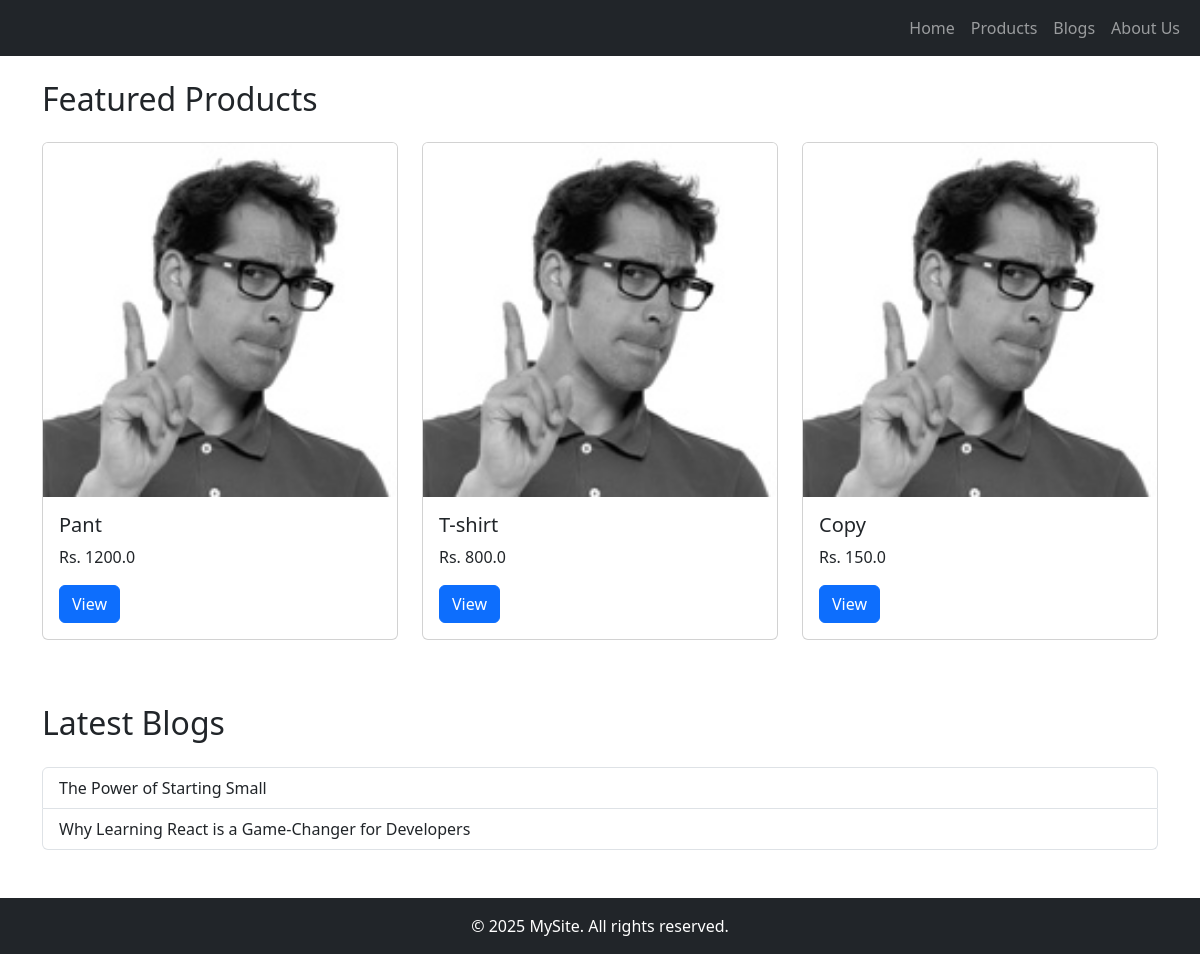
/, run on an earlier commit of the app's database.
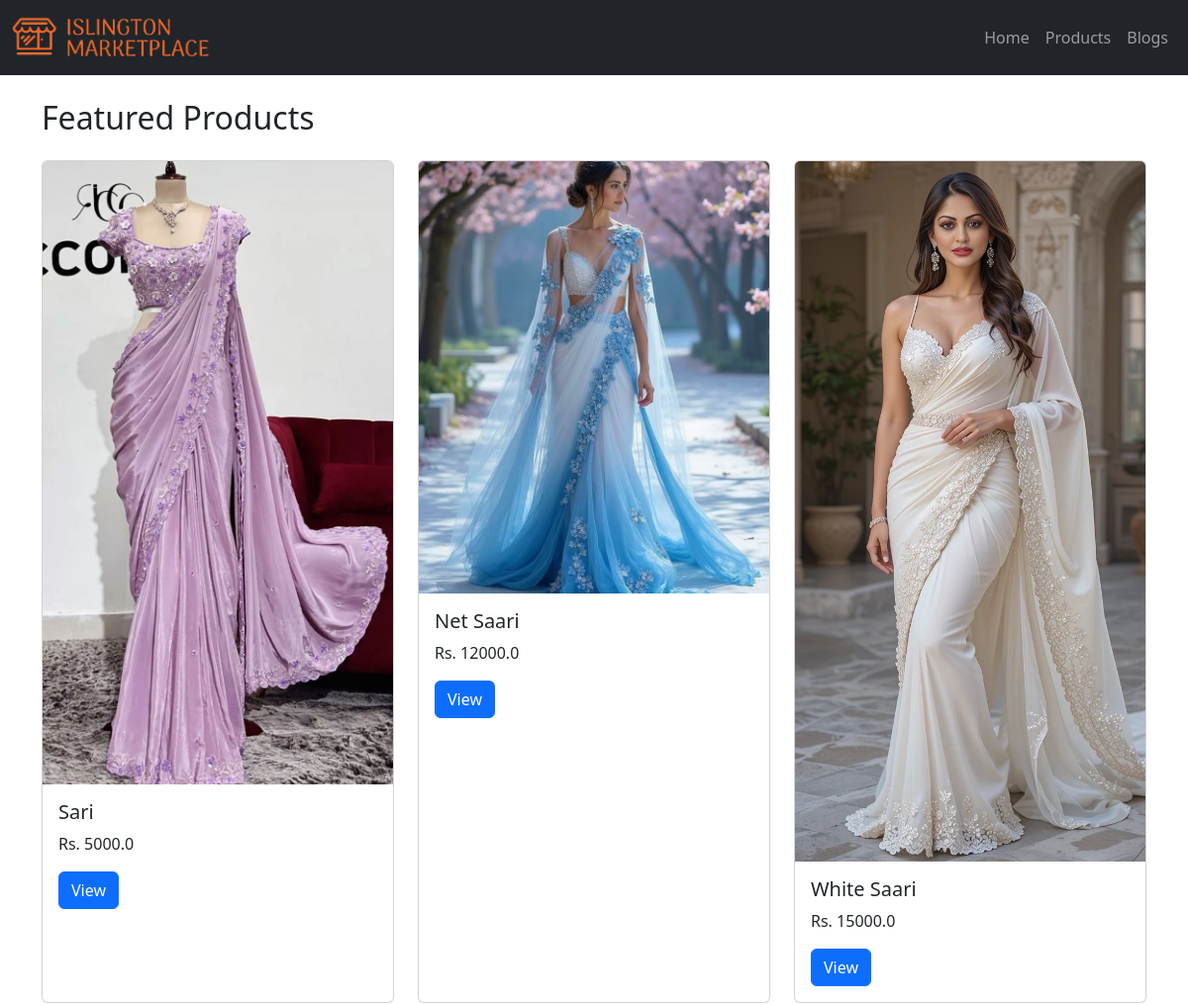
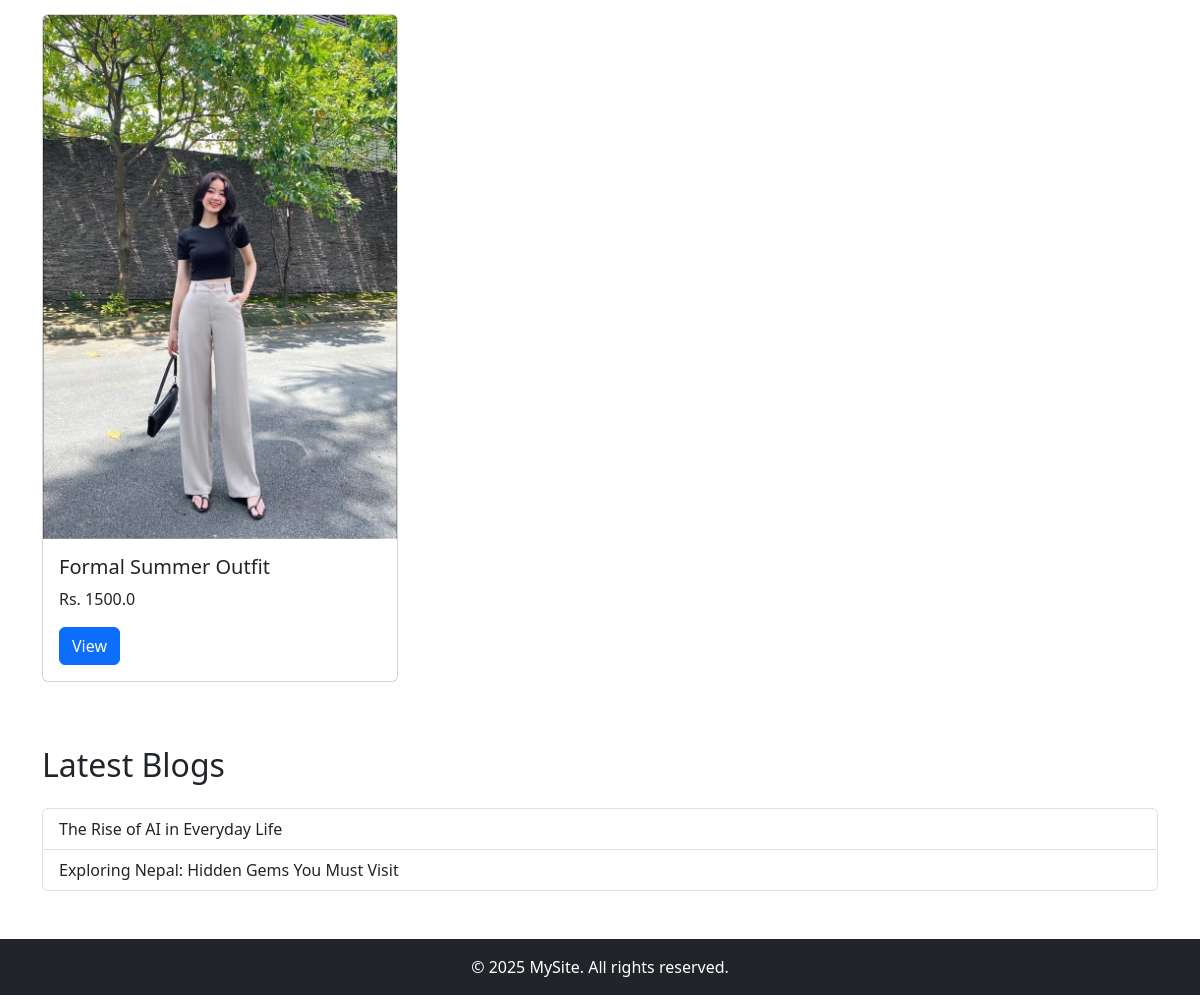
And on a later commit of the database (2 pictures, top to bottom).
### pages/models.py (models this page shows, shortened)
class Page(models.Model):
    title = models.CharField(max_length=100)
    slug = models.SlugField(unique=True)
    content = models. TextField()
    created_at = models. DateTimeField(auto_now_add=True)

### products/models.py (models this page shows, shortened)
class Product(models.Model):
    name = models.CharField(max_length=100)
    price = models.FloatField()
    slug = models.SlugField(blank=True, null=True)
    description = models.TextField()
    stock = models.IntegerField(default=1)
    status = models.BooleanField(default=0)
    category = models.ForeignKey(Category, on_delete=models.CASCADE)
    created_at = models.DateTimeField(default=timezone.now)
    product_image = models.ImageField(upload_to='photos/products', blank=True)

### blogs/models.py (models this page shows, shortened)
class Blog(models.Model):
    category = models.CharField(max_length=100, default='Untitled')
    title = models.CharField(max_length=255)
    content = models.TextField()
    author = models.CharField(max_length=100)
    blog_image = models.ImageField(upload_to='photos/blogs', blank=True)

### sitesetting/models.py (models this page shows, shortened)
class SiteSetting(models.Model):
    site_title = models.CharField(max_length=200, default="MarketPlace")
    meta_description = models.TextField(blank=True, null=True)
    meta_keywords = models.CharField(max_length=255, blank=True, null=True)
    logo = models.ImageField(upload_to="photos/logos/", blank=True, null=True)
    favicon = models.ImageField(upload_to="photos/favicons/", blank=True, null=True)
    class Meta:
        verbose_name = "Site Setting"
        verbose_name_plural = "Site Setting"

### marketplace/views.py (the view)
# urls.py: 2. Add a URL to urlpatterns:  path('', views.home, name='home')
def home(request):
    products = Product.objects.all()
    blogs = Blog.objects.all()[:3]
    pages = Page.objects.all()
    return render(request, 'home/home1.html', {
        'products': products,
        'blogs': blogs,
        'pages': pages
        })

### pages/context_processors.py (called while the page is built)
def pages_links(request):
    pages = Page.objects.all()
    return {'pages': pages}

### sitesetting/context_processors.py (called while the page is built)
def site_settings(request):
    setting = SiteSetting.objects.first()
    return {'site_setting': setting}

### templates copy/home/home1.html
{% extends 'master/base1.html' %}
{% load static %}
{% block content %}
<h2 class="mb-4">Featured Products</h2>
<div class="row">
  {% for product in products %}
    <div class="col-md-4 mb-3">
      <div class="card h-100">
        {% if product.product_image %}
        <img
        src="{{ product.product_image.url }}"
        class="card-img-top"
        alt="{{ product.name }}"
        />
        {% else %}
        <img
        src="{% static 'images/default.jpg' %}"
        class="card-img-top"
        alt="No image available"
        />
        {% endif %}
        <div class="card-body">
          <h5 class="card-title">{{ product.name }}</h5>
          <p class="card-text">Rs. {{ product.price }}</p>
          <a href="{% url 'product_detail' product.pk %}" class="btn btn-primary">View</a>
        </div>
      </div>
    </div>
  {% endfor %}
</div>
<h2 class="mt-5 mb-4">Latest Blogs</h2>
<div class="list-group">
  {% for blog in blogs %}
    <a href="{% url 'blog_detail' blog.pk %}" class="list-group-item list-group-item-action" >{{ blog.title }}</a>
  {% endfor %}
</div>
{% endblock %}

### templates copy/master/base1.html (shortened to what this page needs)
<!DOCTYPE html>
<html lang="en">
<head>
  <link href="https://cdn.jsdelivr.net/npm/bootstrap@5.3.0/dist/css/bootstrap.min.css" rel="stylesheet">
</head>
<body>
  {% include 'includes/header1.html' %}
  <div class="container my-4">
    {% block content %}{% endblock %}
  </div>
  {% include 'includes/footer1.html' %}

### templates copy/includes/header1.html (shortened to what this page needs)
{% load static %}
<nav class="navbar navbar-expand-lg navbar-dark bg-dark">
  <div class="container-fluid">
    <a class="navbar-brand" href="{% url 'home' %}">
      {% if site_setting.logo %}
        <img src="{{ site_setting.logo.url }}" alt="logo"
        style="max-height: 50px; width: auto;" class="d-inline-block align-middle">
      {% endif %}
    </a>
    <div class="collapse navbar-collapse" id="navbarNav">
      <ul class="navbar-nav ms-auto">
        <li class="nav-item">
          <a class="nav-link" href="{% url 'home' %}">Home</a>
        </li>
        <li class="nav-item">
          <a class="nav-link" href="{% url 'products' %}">Products</a>
        </li>
        <li class="nav-item">
          <a class="nav-link" href="{% url 'blog_list' %}">Blogs</a>
        </li>
        {% for page in pages %}
        <li class="nav-item">
          <a class="nav-link" href="{% url 'page_detail' page.slug %}">{{ page.title }}</a>
        </li>
        {% endfor %}
      </ul>
    </div>
  </div>
</nav>

### templates copy/includes/footer1.html
<footer class="bg-dark text-white text-center py-3 mt-5">
  <div class="container">
    <p class="mb-0">&copy; 2025 MySite. All rights reserved.</p>
  </div>
</footer>

What changed in the data, as far as the page shows it:
removed Page: title "About Us"
removed Product: name "Pant", price "1200.0"
removed Product: name "T-shirt", price "800.0"
removed Product: name "Copy", price "150.0"
added SiteSetting: logo (picture)
added Product: product_image (picture), name "Sari", price "5000.0"
added Product: product_image (picture), name "Net Saari", price "12000.0"
added Product: product_image (picture), name "White Saari", price "15000.0"
added Product: product_image (picture), name "Formal Summer Outfit", price "1500.0"
changed Blog: title "The Power of Starting Small" → "The Rise of AI in Everyday Life"
changed Blog: title "Why Learning React is a Game-Changer for Developers" → "Exploring Nepal: Hidden Gems You Must Visit"
